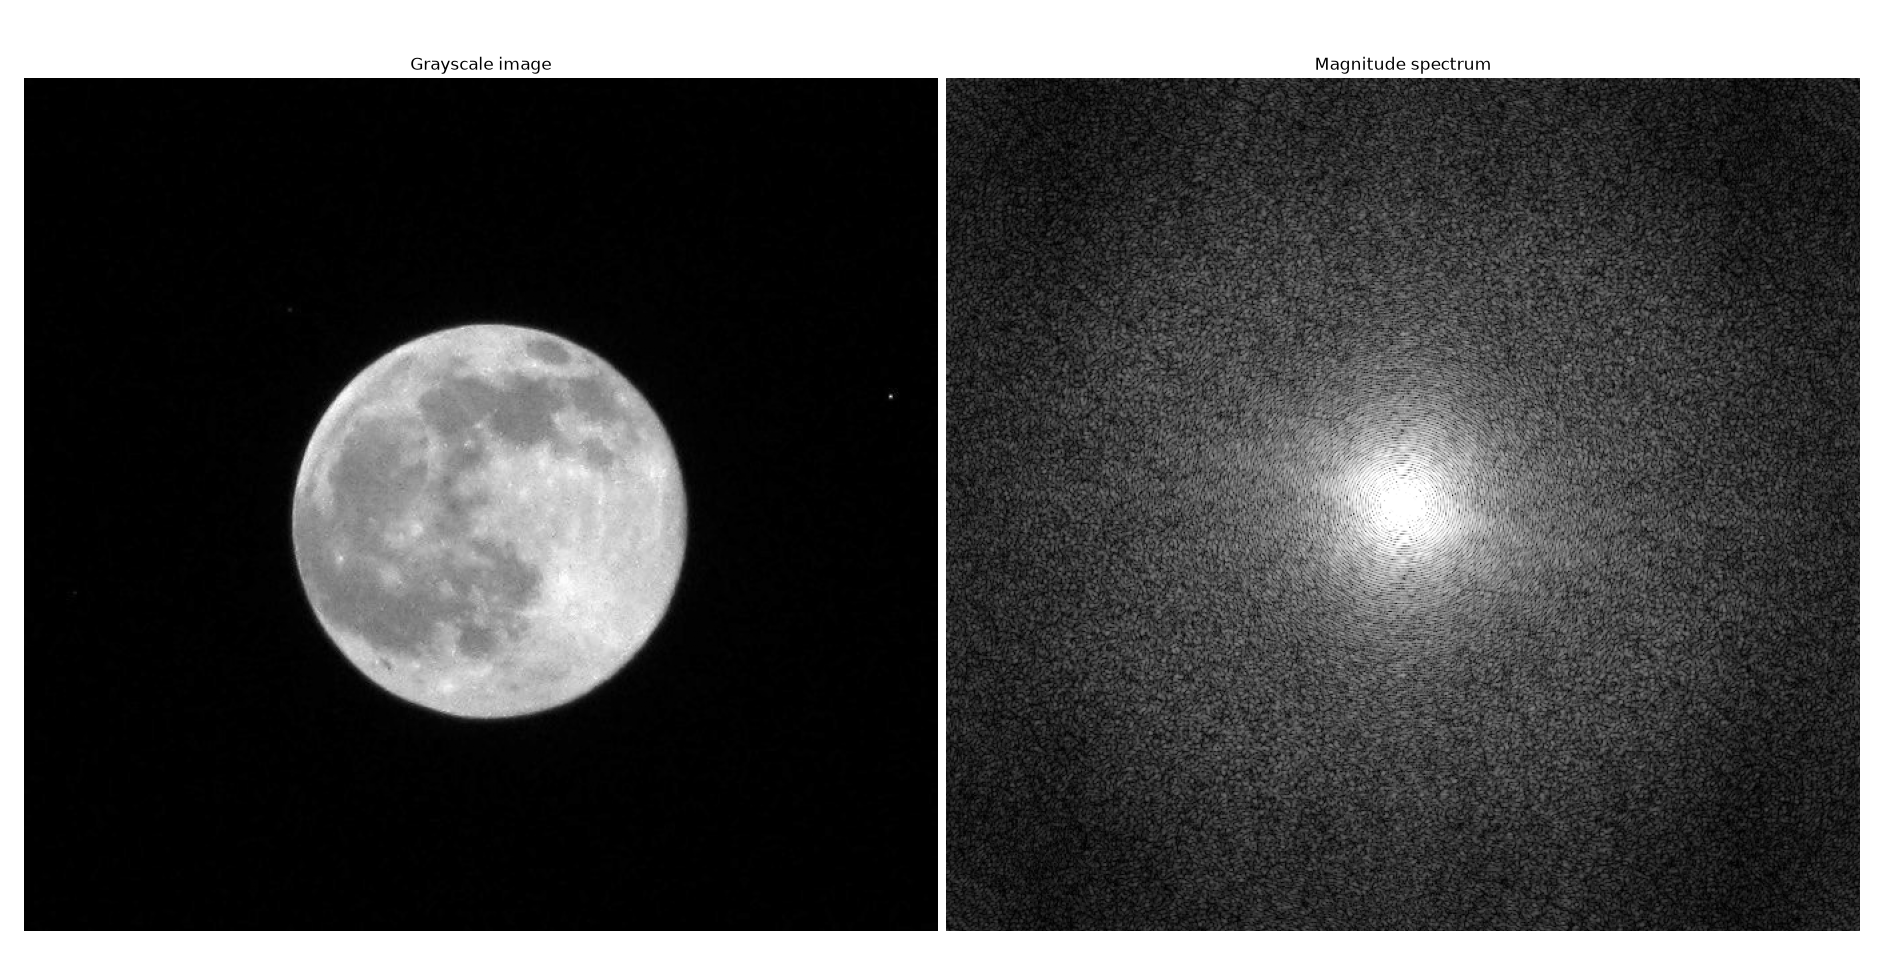

Write the Python code that produced this figure.

import sys

import numpy as np
from PIL import Image
import matplotlib.pyplot as plt


def load_gray_image(path):
    image = Image.open(path).convert("L")
    return np.array(image, dtype=float)


def dft_matrix(n):
    k = np.arange(n).reshape(n, 1)  # 0, 1, 2, ... as a column
    m = np.arange(n).reshape(1, n)  # 0, 1, 2, ... as a row

    return np.exp(-2j * np.pi * k * m / n)


def calculate_dft(pixels):
    rows, columns = pixels.shape
    scale = np.sqrt(rows * columns)

    # matrix multiplication
    return dft_matrix(rows) @ pixels @ dft_matrix(columns) / scale


def magnitude_spectrum(dft):
    magnitude = np.abs(dft)
    centered = np.fft.fftshift(magnitude)

    return np.log(1 + centered) # log scaling


def show_dft(pixels, spectrum):
    figure, (image_axis, spectrum_axis) = plt.subplots(1, 2, figsize=(12, 5))

    image_axis.imshow(pixels, cmap="gray", vmin=0, vmax=255)
    image_axis.set_title("Grayscale image")
    image_axis.axis("off")

    low, high = np.percentile(spectrum, [1, 99.5])
    spectrum_axis.imshow(spectrum, cmap="gray", vmin=low, vmax=high)

    spectrum_axis.set_title("Magnitude spectrum")
    spectrum_axis.axis("off")

    plt.tight_layout()
    plt.show()


def main():
    if len(sys.argv) != 2:
        print("Usage: python dft.py <image_path>")
        sys.exit(1)

    pixels = load_gray_image(sys.argv[1])
    dft = calculate_dft(pixels)

    height, width = pixels.shape
    show_dft(pixels, magnitude_spectrum(dft))


if __name__ == "__main__":
    main()
